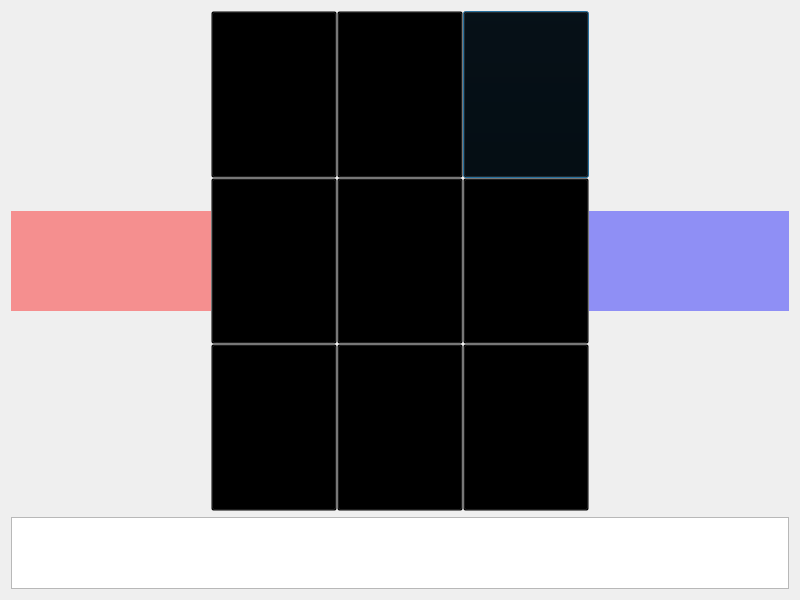
<?xml version="1.0" encoding="UTF-8"?>
<ui version="4.0">
 <class>_2PlayersMapClass</class>
 <widget class="QDialog" name="_2PlayersMapClass">
  <property name="geometry">
   <rect>
    <x>0</x>
    <y>0</y>
    <width>800</width>
    <height>600</height>
   </rect>
  </property>
  <property name="minimumSize">
   <size>
    <width>800</width>
    <height>600</height>
   </size>
  </property>
  <property name="windowTitle">
   <string>Dialog</string>
  </property>
  <property name="styleSheet">
   <string notr="true">background-image:url(:/new/prefix1/images/water-5.png)</string>
  </property>
  <layout class="QVBoxLayout" name="verticalLayout">
   <item>
    <layout class="QHBoxLayout" name="horizontalLayout_2" stretch="0,1,0">
     <property name="spacing">
      <number>0</number>
     </property>
     <property name="sizeConstraint">
      <enum>QLayout::SetMinimumSize</enum>
     </property>
     <item>
      <layout class="QHBoxLayout" name="horizontalLayout_3">
       <property name="sizeConstraint">
        <enum>QLayout::SetDefaultConstraint</enum>
       </property>
       <property name="topMargin">
        <number>200</number>
       </property>
       <property name="bottomMargin">
        <number>200</number>
       </property>
       <item>
        <widget class="QLabel" name="label_4">
         <property name="sizePolicy">
          <sizepolicy hsizetype="Preferred" vsizetype="Expanding">
           <horstretch>0</horstretch>
           <verstretch>0</verstretch>
          </sizepolicy>
         </property>
         <property name="minimumSize">
          <size>
           <width>100</width>
           <height>100</height>
          </size>
         </property>
         <property name="maximumSize">
          <size>
           <width>16777215</width>
           <height>16777215</height>
          </size>
         </property>
         <property name="autoFillBackground">
          <bool>false</bool>
         </property>
         <property name="styleSheet">
          <string notr="true">image:url(:/new/prefix1/images/shield1.png);
background:rgba(255, 0, 0, 0.4);
</string>
         </property>
         <property name="text">
          <string/>
         </property>
         <property name="scaledContents">
          <bool>true</bool>
         </property>
        </widget>
       </item>
       <item>
        <widget class="QLabel" name="label_8">
         <property name="enabled">
          <bool>true</bool>
         </property>
         <property name="sizePolicy">
          <sizepolicy hsizetype="Preferred" vsizetype="Expanding">
           <horstretch>0</horstretch>
           <verstretch>0</verstretch>
          </sizepolicy>
         </property>
         <property name="minimumSize">
          <size>
           <width>100</width>
           <height>100</height>
          </size>
         </property>
         <property name="maximumSize">
          <size>
           <width>16777215</width>
           <height>16777215</height>
          </size>
         </property>
         <property name="autoFillBackground">
          <bool>false</bool>
         </property>
         <property name="styleSheet">
          <string notr="true">image: url(:/new/prefix1/images/ship2.png);
background: rgba(255, 0, 0, 0.4);</string>
         </property>
         <property name="text">
          <string/>
         </property>
         <property name="scaledContents">
          <bool>false</bool>
         </property>
         <property name="wordWrap">
          <bool>false</bool>
         </property>
        </widget>
       </item>
      </layout>
     </item>
     <item>
      <layout class="QGridLayout" name="landGrid" rowstretch="0,0,0" columnstretch="0,0,0">
       <property name="sizeConstraint">
        <enum>QLayout::SetMinimumSize</enum>
       </property>
       <property name="spacing">
        <number>0</number>
       </property>
       <item row="0" column="2">
        <widget class="QPushButton" name="pushButton_3">
         <property name="sizePolicy">
          <sizepolicy hsizetype="Minimum" vsizetype="Minimum">
           <horstretch>0</horstretch>
           <verstretch>0</verstretch>
          </sizepolicy>
         </property>
         <property name="minimumSize">
          <size>
           <width>0</width>
           <height>0</height>
          </size>
         </property>
         <property name="styleSheet">
          <string notr="true">image: url(:/new/prefix1/images/island1-removebg-preview.png);
background: transparent;</string>
         </property>
         <property name="text">
          <string/>
         </property>
        </widget>
       </item>
       <item row="1" column="0">
        <widget class="QPushButton" name="pushButton_15">
         <property name="sizePolicy">
          <sizepolicy hsizetype="Minimum" vsizetype="Minimum">
           <horstretch>0</horstretch>
           <verstretch>0</verstretch>
          </sizepolicy>
         </property>
         <property name="minimumSize">
          <size>
           <width>0</width>
           <height>0</height>
          </size>
         </property>
         <property name="styleSheet">
          <string notr="true">image: url(:/new/prefix1/images/island1-removebg-preview.png);
background: transparent;</string>
         </property>
         <property name="text">
          <string/>
         </property>
        </widget>
       </item>
       <item row="2" column="1">
        <widget class="QPushButton" name="pushButton_16">
         <property name="sizePolicy">
          <sizepolicy hsizetype="Minimum" vsizetype="Minimum">
           <horstretch>0</horstretch>
           <verstretch>0</verstretch>
          </sizepolicy>
         </property>
         <property name="minimumSize">
          <size>
           <width>0</width>
           <height>0</height>
          </size>
         </property>
         <property name="styleSheet">
          <string notr="true">image: url(:/new/prefix1/images/island1-removebg-preview.png);
background: transparent;</string>
         </property>
         <property name="text">
          <string/>
         </property>
        </widget>
       </item>
       <item row="0" column="0">
        <widget class="QPushButton" name="pushButton_4">
         <property name="sizePolicy">
          <sizepolicy hsizetype="Minimum" vsizetype="Minimum">
           <horstretch>0</horstretch>
           <verstretch>0</verstretch>
          </sizepolicy>
         </property>
         <property name="minimumSize">
          <size>
           <width>0</width>
           <height>0</height>
          </size>
         </property>
         <property name="styleSheet">
          <string notr="true">image: url(:/new/prefix1/images/island1-removebg-preview.png);
background: transparent;</string>
         </property>
         <property name="text">
          <string/>
         </property>
        </widget>
       </item>
       <item row="0" column="1">
        <widget class="QPushButton" name="pushButton_5">
         <property name="sizePolicy">
          <sizepolicy hsizetype="Minimum" vsizetype="Minimum">
           <horstretch>0</horstretch>
           <verstretch>0</verstretch>
          </sizepolicy>
         </property>
         <property name="minimumSize">
          <size>
           <width>0</width>
           <height>0</height>
          </size>
         </property>
         <property name="styleSheet">
          <string notr="true">image: url(:/new/prefix1/images/island1-removebg-preview.png);
background: transparent;</string>
         </property>
         <property name="text">
          <string/>
         </property>
        </widget>
       </item>
       <item row="1" column="1">
        <widget class="QPushButton" name="pushButton_17">
         <property name="sizePolicy">
          <sizepolicy hsizetype="Minimum" vsizetype="Minimum">
           <horstretch>0</horstretch>
           <verstretch>0</verstretch>
          </sizepolicy>
         </property>
         <property name="minimumSize">
          <size>
           <width>0</width>
           <height>0</height>
          </size>
         </property>
         <property name="styleSheet">
          <string notr="true">image: url(:/new/prefix1/images/island1-removebg-preview.png);
background: transparent;</string>
         </property>
         <property name="text">
          <string/>
         </property>
        </widget>
       </item>
       <item row="1" column="2">
        <widget class="QPushButton" name="pushButton_13">
         <property name="sizePolicy">
          <sizepolicy hsizetype="Minimum" vsizetype="Minimum">
           <horstretch>0</horstretch>
           <verstretch>0</verstretch>
          </sizepolicy>
         </property>
         <property name="minimumSize">
          <size>
           <width>0</width>
           <height>0</height>
          </size>
         </property>
         <property name="styleSheet">
          <string notr="true">image: url(:/new/prefix1/images/island1-removebg-preview.png);
background: transparent;</string>
         </property>
         <property name="text">
          <string/>
         </property>
        </widget>
       </item>
       <item row="2" column="0">
        <widget class="QPushButton" name="pushButton_14">
         <property name="sizePolicy">
          <sizepolicy hsizetype="Minimum" vsizetype="Minimum">
           <horstretch>0</horstretch>
           <verstretch>0</verstretch>
          </sizepolicy>
         </property>
         <property name="minimumSize">
          <size>
           <width>0</width>
           <height>0</height>
          </size>
         </property>
         <property name="styleSheet">
          <string notr="true">image: url(:/new/prefix1/images/island1-removebg-preview.png);
background: transparent;</string>
         </property>
         <property name="text">
          <string/>
         </property>
        </widget>
       </item>
       <item row="2" column="2">
        <widget class="QPushButton" name="pushButton_12">
         <property name="sizePolicy">
          <sizepolicy hsizetype="Minimum" vsizetype="Minimum">
           <horstretch>0</horstretch>
           <verstretch>0</verstretch>
          </sizepolicy>
         </property>
         <property name="minimumSize">
          <size>
           <width>0</width>
           <height>0</height>
          </size>
         </property>
         <property name="styleSheet">
          <string notr="true">image: url(:/new/prefix1/images/island1-removebg-preview.png);
background: transparent;</string>
         </property>
         <property name="text">
          <string/>
         </property>
        </widget>
       </item>
      </layout>
     </item>
     <item>
      <layout class="QHBoxLayout" name="horizontalLayout_5">
       <property name="topMargin">
        <number>200</number>
       </property>
       <property name="bottomMargin">
        <number>200</number>
       </property>
       <item>
        <widget class="QLabel" name="label_3">
         <property name="sizePolicy">
          <sizepolicy hsizetype="Minimum" vsizetype="Minimum">
           <horstretch>0</horstretch>
           <verstretch>0</verstretch>
          </sizepolicy>
         </property>
         <property name="minimumSize">
          <size>
           <width>100</width>
           <height>100</height>
          </size>
         </property>
         <property name="maximumSize">
          <size>
           <width>16777215</width>
           <height>16777215</height>
          </size>
         </property>
         <property name="layoutDirection">
          <enum>Qt::LeftToRight</enum>
         </property>
         <property name="styleSheet">
          <string notr="true">image:url(:/new/prefix1/images/shield4.png);
background:rgba(0, 0, 255, 0.4)</string>
         </property>
         <property name="text">
          <string/>
         </property>
        </widget>
       </item>
       <item>
        <widget class="QLabel" name="label_5">
         <property name="sizePolicy">
          <sizepolicy hsizetype="Minimum" vsizetype="Minimum">
           <horstretch>0</horstretch>
           <verstretch>0</verstretch>
          </sizepolicy>
         </property>
         <property name="minimumSize">
          <size>
           <width>100</width>
           <height>100</height>
          </size>
         </property>
         <property name="maximumSize">
          <size>
           <width>16777215</width>
           <height>16777215</height>
          </size>
         </property>
         <property name="styleSheet">
          <string notr="true">image:url(:/new/prefix1/images/ship1.png);
background: rgba(0, 0, 255, 0.4)</string>
         </property>
         <property name="text">
          <string/>
         </property>
        </widget>
       </item>
      </layout>
     </item>
    </layout>
   </item>
   <item>
    <widget class="QTextEdit" name="GameState"/>
   </item>
  </layout>
 </widget>
 <resources>
  <include location="images.qrc"/>
 </resources>
 <connections/>
</ui>
